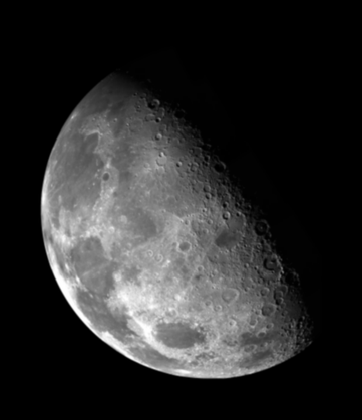
%> input picture 作业/hw4-18300290007/图片库/moon.tif, 362 x 420 px, shrunk from 466 x 540 before the run
$ octave lowpass_fliter.m   (GNU Octave 9; MATLAB toolbox functions it lacks are replaced by stand-ins)
%> lines starting %> are read from the running program, lines starting %| are printed output that depends on the picture; in (x1, y1, x2, y2) boxes, pixels count from 0 and x2, y2 are one past the last pixel; in counts of white or black regions, pixels touching at a corner belong together; the program's own positions count from 1
clc;clear all;close all;
A=imread('图片库//moon.tif');%读取图像信息
%> A is the input picture: size 420x362 uint8; min 0, max 254, mean 42.7
if numel(size(A))>2 A=rgb2gray(A); end % 非灰则转灰
b=fill(A);
f=getf(b);
h=geth(A,30);
c=cut((iget(f,h)));
subplot(231);
imshow(A);
title('原图');
subplot(232);
imshow(uint8(b));
title('填充后');
subplot(233);
imshow(h);
title('高斯滤波器σ=30');
subplot(234);
imshow(feq(f));
title('原图频谱图');
subplot(235)
imshow(c);
title('低通平滑操作结果');
subplot(236);
imshow(feq(getf(fill(c))));
title('操作后图的频谱图');
% 填充函数(零倍增）
function B=fill(A)
[m,n]=size(A);
%> m = 420; n = 362
B=zeros(2*m,2*n);
B(1:m,1:n)=A;
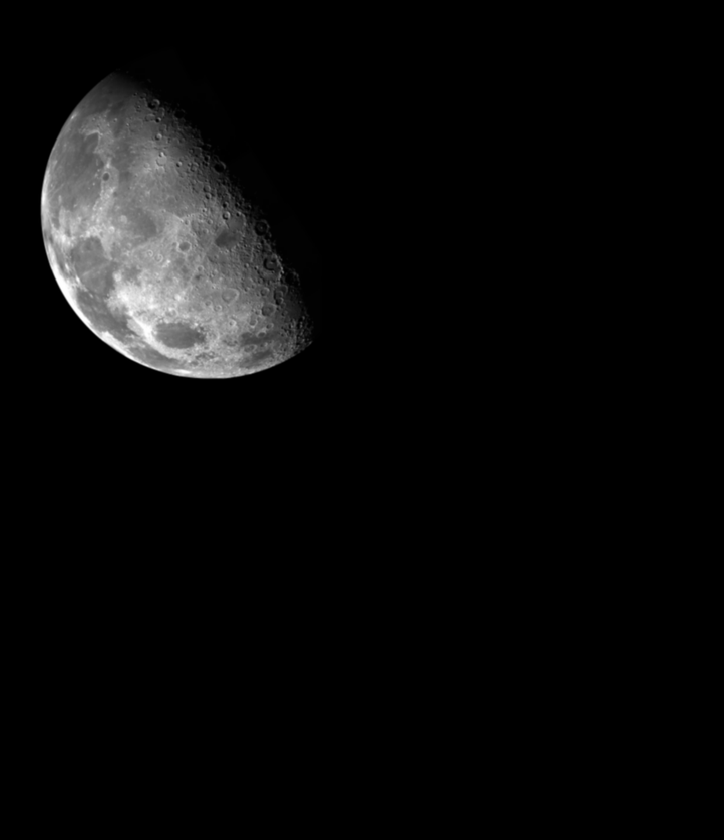
%> B: size 840x724 double; min 0, max 254, mean 10.7
end
% 变换函数
function B=getf(A)
[m,n]=size(A);
%> m = 840; n = 724
% 中心平移
for i=1:m
    for j=1:n
        A(i,j)=(-1)^(i+j)*A(i,j);
    end
end
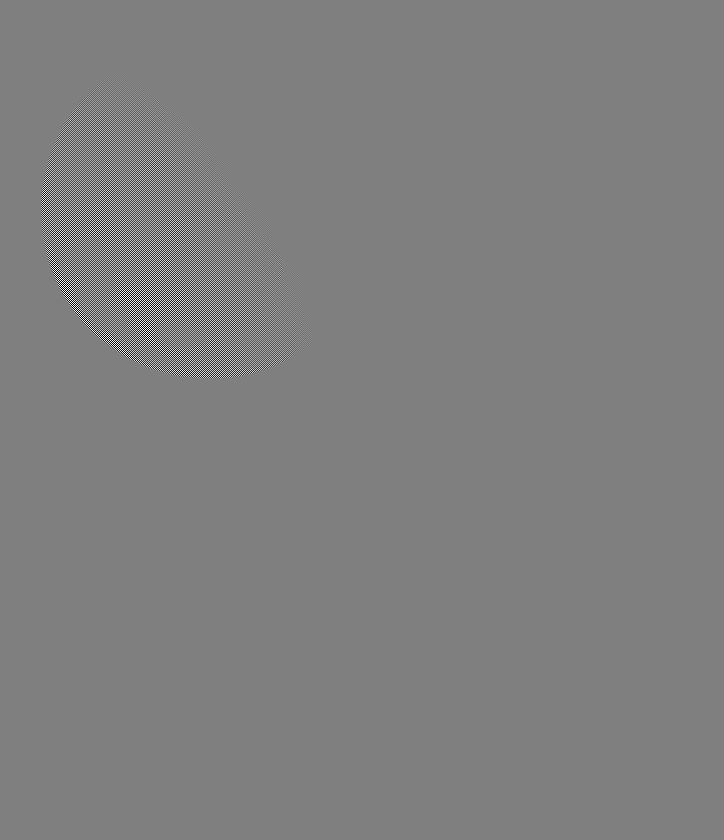
%> A: size 840x724 double; 5.42% of pixels changed, all inside (x1, y1, x2, y2) = (38, 46, 322, 380); drawn with min black and max white
% DFT
B=fft2(A);
end
% 谱函数--对变换后数组做对数处理，用于生成频域图
function B=feq(f)
lgf=log(1+abs(f));
maxf=max(max(lgf));
minf=min(min(lgf));
B=(lgf-minf)/(maxf-minf);
end
% 滤波器函数（高斯低通）
function B=geth(A,sigma)
%> called with sigma = 30
[m,n]=size(A);
%> m = 420; n = 362
B=zeros(2*m,2*n);
for x=1:2*m
    for y=1:2*n
        r2 = (x-m)^2 + (y-n)^2;
        B(x,y) = exp(-r2 / (2*sigma^2));
    end
end
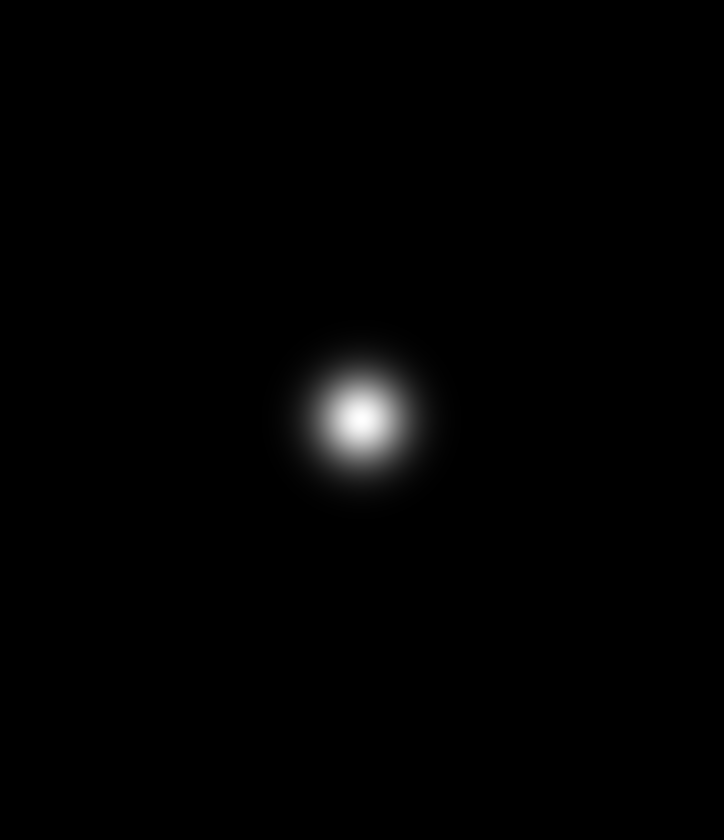
%> B: size 840x724 double; min 6.63e-75, max 1, mean 0.0093
end
% 逆变换函数
function B=iget(f,h)
B=real(ifft2(f.*h));
[m,n]=size(B);
%> m = 840; n = 724
for x=1:m
    for y=1:n
        B(x,y)=B(x,y)*(-1)^(x+y);
    end
end
end
% 截取函数
function B=cut(A)
[m,n]=size(A);
B=A(1:m/2,1:n/2);
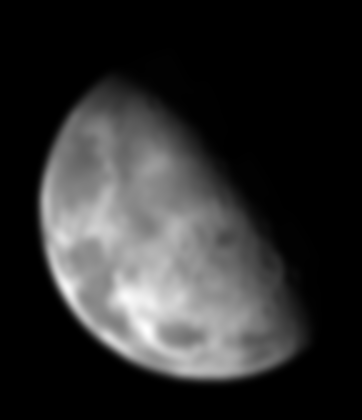
%> B: size 420x362 double; min -7.96e-14, max 231.7, mean 42.6; drawn with min black and max white
B=uint8(B);
%> B: size 420x362 uint8
%> in feq, `lgf=log(1+abs(f));`:
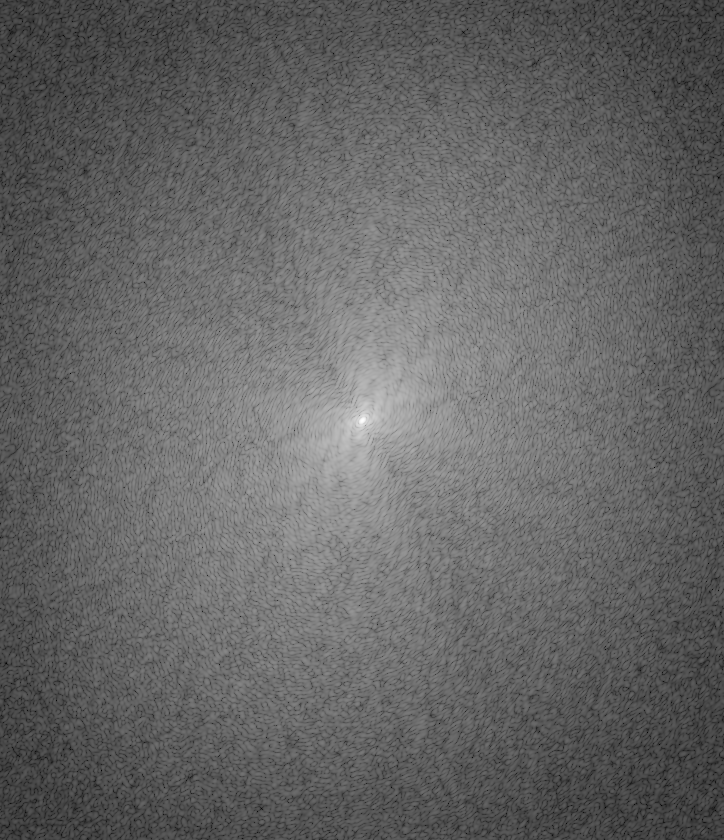
%> lgf: size 840x724 double; min 0.46, max 15.69, mean 6.51; drawn with min black and max white
%> in feq, `maxf=max(max(lgf));`: maxf = 15.69
%> in feq, `minf=min(min(lgf));`: minf = 0.46
%> in feq (call 2), `lgf=log(1+abs(f));`:
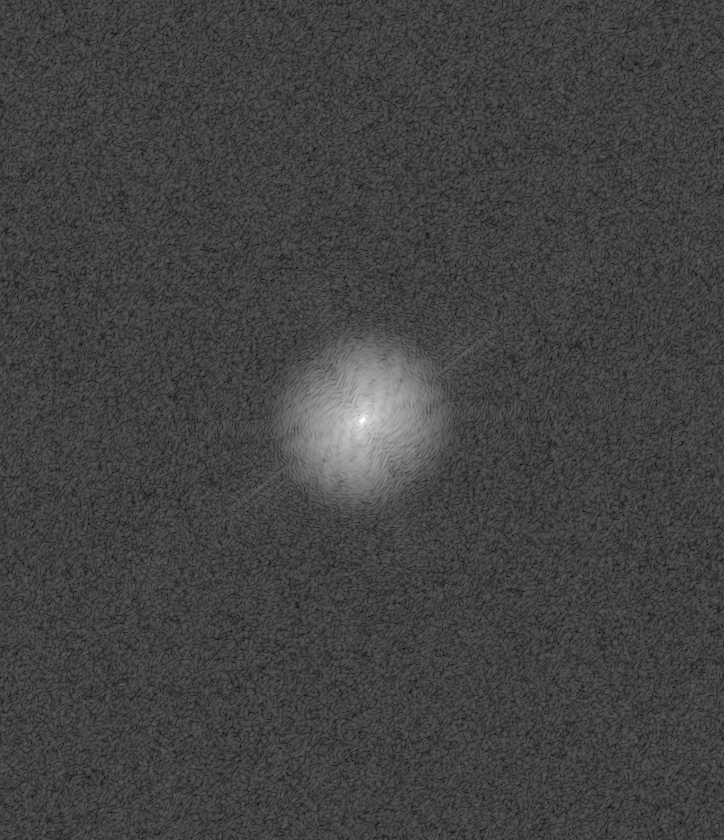
%> lgf: size 840x724 double; min 0.132, max 15.68, mean 4.22; drawn with min black and max white
%> in feq (call 2), `maxf=max(max(lgf));`: maxf = 15.68
%> in feq (call 2), `minf=min(min(lgf));`: minf = 0.132
end
